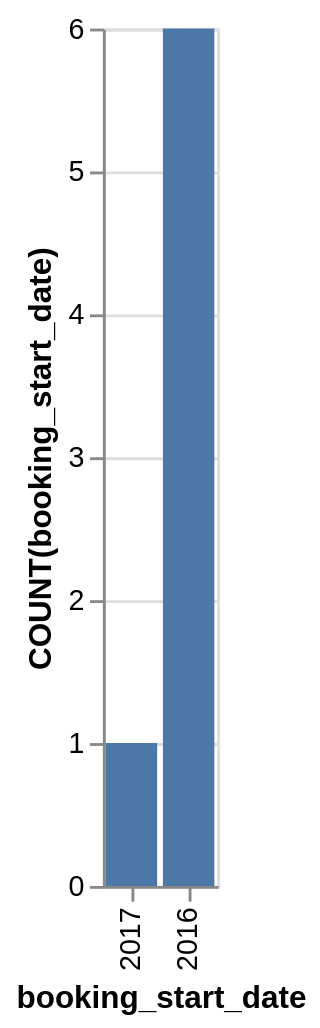

Write a Vega-Lite specification for this figure.
### Vega-Lite specification from a JSON file in a GitHub repository (floating-point values rounded to 4 significant figures)
{"data": {"values": [{"x_data": "2016", "y_data": 6}, {"x_data": "2017", "y_data": 1}]}, "mark": "bar", "encoding": {"x": {"field": "x_data", "type": "nominal", "title": "booking_start_date", "sort": {"op": "sum", "field": "y_data", "order": "ascending"}}, "y": {"field": "y_data", "type": "quantitative", "title": "COUNT(booking_start_date)"}}}
